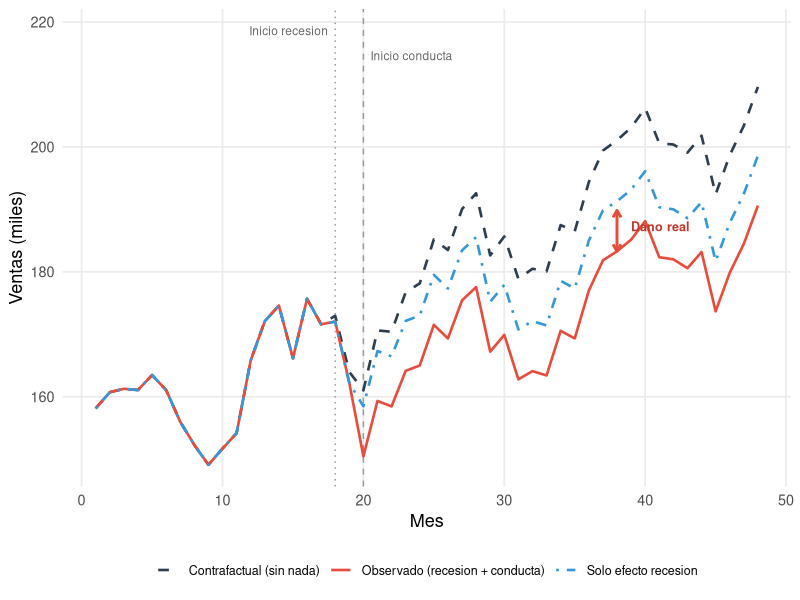
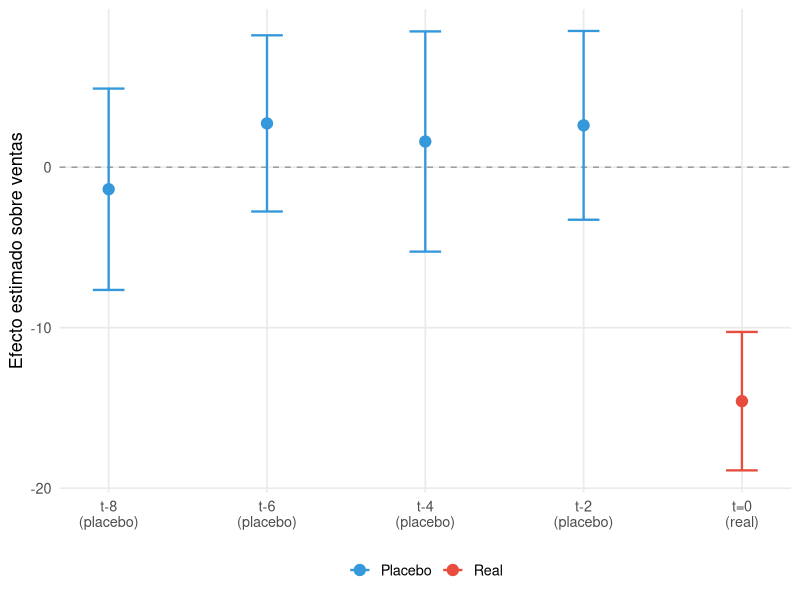
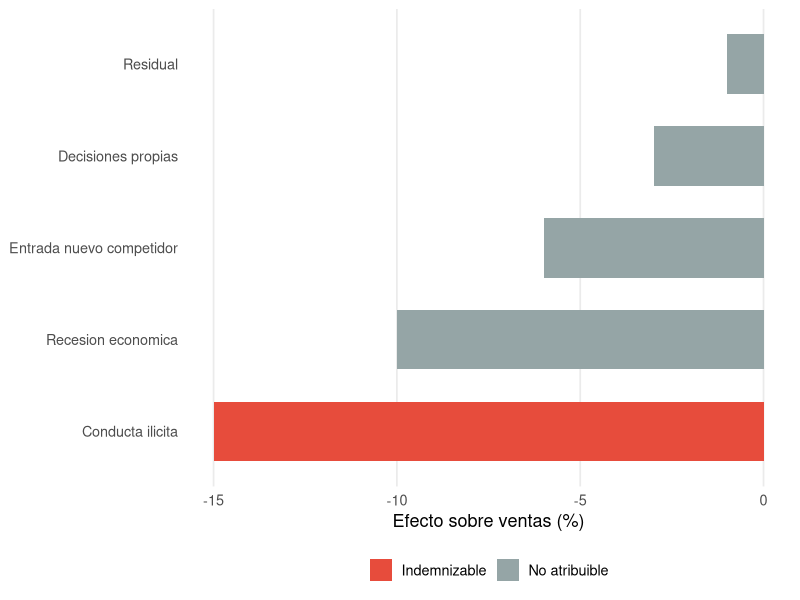

Here is the R script that generated these plots, in order:
## ---- chunk 1
#| label: setup-ch03
#| include: false
library(tidyverse)
library(kableExtra)
## ---- chunk 2
#| label: fig-correlacion-causalidad
#| fig-cap: "Ejemplo de correlación espuria: las ventas caen al mismo tiempo que la conducta ilícita, pero también coincide con una recesión económica. Sin un análisis causal riguroso, el perito podría atribuir erróneamente toda la caída a la infracción."
#| fig-width: 9
#| fig-height: 5.5

set.seed(2024)
n <- 48  # 4 años mensuales
t <- 1:n
t_conducta <- 20
t_recesion <- 18

# Componentes
tendencia <- 150 + 1.2 * t
estacionalidad <- 8 * sin(2 * pi * t / 12)
ruido <- rnorm(n, 0, 3)

# Efecto recesión (comienza en t=18, se intensifica)
efecto_recesion <- rep(0, n)
efecto_recesion[t_recesion:n] <- -12 * (1 - exp(-0.08 * (t_recesion:n - t_recesion + 1)))

# Efecto conducta ilícita (comienza en t=20)
efecto_conducta <- rep(0, n)
efecto_conducta[t_conducta:n] <- -8

# Series
ventas_real <- tendencia + estacionalidad + efecto_recesion + efecto_conducta + ruido
ventas_sin_nada <- tendencia + estacionalidad + ruido
ventas_solo_recesion <- tendencia + estacionalidad + efecto_recesion + ruido

df_causal <- tibble(
  mes = t,
  `Observado (recesion + conducta)` = ventas_real,
  `Contrafactual (sin nada)` = ventas_sin_nada,
  `Solo efecto recesion` = ventas_solo_recesion
) |>
  pivot_longer(-mes, names_to = "serie", values_to = "ventas")

ggplot(df_causal, aes(x = mes, y = ventas, color = serie, linetype = serie)) +
  geom_vline(xintercept = t_conducta, linetype = "dashed", color = "grey60", linewidth = 0.5) +
  geom_vline(xintercept = t_recesion, linetype = "dotted", color = "grey60", linewidth = 0.5) +
  geom_line(linewidth = 0.9) +
  annotate("text", x = t_conducta + 0.5, y = max(ventas_sin_nada) + 5,
           label = "Inicio conducta", hjust = 0, size = 3, color = "grey40") +
  annotate("text", x = t_recesion - 0.5, y = max(ventas_sin_nada) + 9,
           label = "Inicio recesion", hjust = 1, size = 3, color = "grey40") +
  annotate("segment", x = 38, xend = 38,
           y = ventas_solo_recesion[38] + ruido[38],
           yend = ventas_real[38],
           color = "#e74c3c", linewidth = 1,
           arrow = arrow(ends = "both", length = unit(0.08, "inches"))) +
  annotate("text", x = 39, y = mean(c(ventas_solo_recesion[38], ventas_real[38])),
           label = "Dano real", fontface = "bold", size = 3.2, color = "#c0392b", hjust = 0) +
  scale_color_manual(values = c(
    "Observado (recesion + conducta)" = "#e74c3c",
    "Contrafactual (sin nada)" = "#2c3e50",
    "Solo efecto recesion" = "#3498db"
  )) +
  scale_linetype_manual(values = c(
    "Observado (recesion + conducta)" = "solid",
    "Contrafactual (sin nada)" = "dashed",
    "Solo efecto recesion" = "dotdash"
  )) +
  labs(x = "Mes", y = "Ventas (miles)", color = NULL, linetype = NULL) +
  theme_minimal(base_size = 13) +
  theme(legend.position = "bottom",
        legend.text = element_text(size = 9),
        panel.grid.minor = element_blank())
## ---- chunk 3
#| label: fig-placebo
#| fig-cap: "Test de placebo temporal: se estima el efecto de la conducta en períodos ficticios anteriores a la infracción real. Si la identificación causal es correcta, no deberían aparecer efectos significativos en las fechas placebo."
#| fig-width: 8
#| fig-height: 5

set.seed(77)

# Simulamos un efecto real en t=0 y placebos en t=-8,-6,-4,-2
placebo_t <- c(-8, -6, -4, -2, 0)
efecto_real <- c(0, 0, 0, 0, -15)
efecto_estimado <- efecto_real + rnorm(5, 0, 2.5)
se <- c(3.2, 2.8, 3.5, 3.0, 2.2)

df_placebo <- tibble(
  periodo = placebo_t,
  efecto = efecto_estimado,
  ci_low = efecto_estimado - 1.96 * se,
  ci_high = efecto_estimado + 1.96 * se,
  tipo = c(rep("Placebo", 4), "Real")
)

ggplot(df_placebo, aes(x = periodo, y = efecto, color = tipo)) +
  geom_hline(yintercept = 0, linetype = "dashed", color = "grey60") +
  geom_errorbar(aes(ymin = ci_low, ymax = ci_high), width = 0.4, linewidth = 0.8) +
  geom_point(size = 3.5) +
  scale_color_manual(values = c("Placebo" = "#3498db", "Real" = "#e74c3c")) +
  scale_x_continuous(breaks = placebo_t,
                     labels = c("t-8\n(placebo)", "t-6\n(placebo)", 
                                "t-4\n(placebo)", "t-2\n(placebo)", 
                                "t=0\n(real)")) +
  labs(x = NULL, y = "Efecto estimado sobre ventas", color = NULL) +
  theme_minimal(base_size = 13) +
  theme(legend.position = "bottom", panel.grid.minor = element_blank())
## ---- chunk 4
#| label: fig-descomposicion
#| fig-cap: "Descomposición de la caída total de ventas en sus componentes causales. Solo la fracción atribuible a la conducta ilícita constituye el daño indemnizable."
#| fig-width: 8
#| fig-height: 5.5

componentes <- tibble(
  factor = c("Conducta ilicita", "Recesion economica", 
             "Entrada nuevo competidor", "Decisiones propias", "Residual"),
  efecto = c(-15, -10, -6, -3, -1),
  tipo = c("Indemnizable", "No atribuible", "No atribuible", "No atribuible", "No atribuible")
)

componentes$factor <- fct_reorder(componentes$factor, componentes$efecto)

ggplot(componentes, aes(x = factor, y = efecto, fill = tipo)) +
  geom_col(width = 0.65) +
  geom_text(aes(label = paste0(efecto, "%")), 
            hjust = 1.2, color = "white", fontface = "bold", size = 4) +
  coord_flip() +
  scale_fill_manual(values = c("Indemnizable" = "#e74c3c", "No atribuible" = "#95a5a6")) +
  labs(x = NULL, y = "Efecto sobre ventas (%)", fill = NULL) +
  theme_minimal(base_size = 13) +
  theme(legend.position = "bottom", panel.grid.minor = element_blank(),
        panel.grid.major.y = element_blank())
## ---- chunk 5
#| label: tbl-herramientas-causales
#| tbl-cap: "Herramientas econométricas para la inferencia causal en la cuantificación de daños"

tibble(
  Herramienta = c(
    "Regresión con controles",
    "Diferencias en diferencias",
    "Control sintético",
    "Variables instrumentales",
    "Test de Granger",
    "Estudio de eventos",
    "Tests de cambio estructural",
    "Tests de placebo / falsificación"
  ),
  `Problema que aborda` = c(
    "Factores concurrentes observables",
    "Factores comunes no observados (con tend. paralelas)",
    "Contrafactual individual con pocas unidades",
    "Endogeneidad y variables omitidas",
    "Dirección temporal de la causalidad",
    "Impacto de eventos discretos",
    "Datación de rupturas causales",
    "Validación de la identificación causal"
  ),
  `Capítulo de referencia` = c(
    "Caps. 5--6",
    "Cap. 7",
    "Cap. 14",
    "Cap. 12",
    "Cap. 5",
    "Cap. 5",
    "Cap. 5",
    "Caps. 5, 7, 14"
  )
) |>
  kbl(booktabs = TRUE, escape = FALSE) |>
  kable_styling(latex_options = c("hold_position", "scale_down"),
                full_width = TRUE) |>
  column_spec(1, bold = TRUE, width = "4cm") |>
  column_spec(2, width = "6.5cm") |>
  column_spec(3, width = "3cm")
